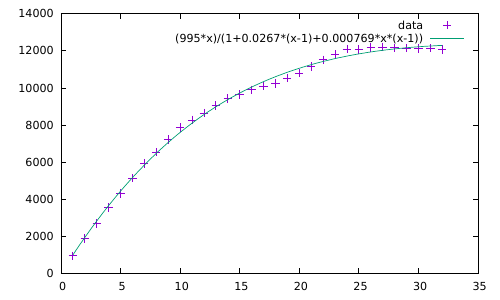

Write the gnuplot code that produced this figure.
set terminal pdf
set output 'data.pdf'
plot 'data.csv' using 1:2 title "data", \
	(995*x)/(1+0.0267*(x-1)+0.000769*x*(x-1))
